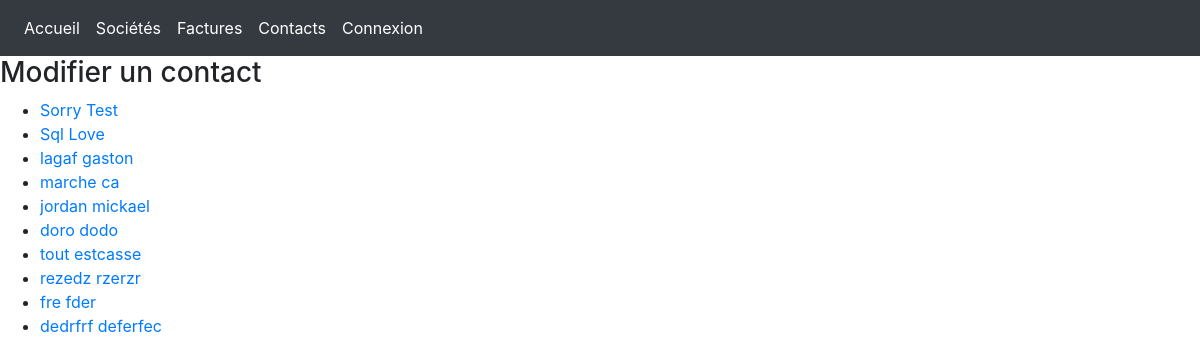
/modifcontact.php, run on the app's committed database.
### tables this page shows
CREATE TABLE `remi_contact` (
  `id` int(11) NOT NULL,
  `name` varchar(20) NOT NULL,
  `first_name` varchar(20) NOT NULL,
  `n_tel` int(10) NOT NULL,
  `mail` varchar(30) NOT NULL,
  `name_societe` varchar(20) NOT NULL
);

### modifcontact.php (the view, shortened to what this page needs)
<?php require 'header.php';
try
{
$bdd = new PDO('mysql:host=webtech.one.mysql;dbname=webtech_one_becode;charset=utf8','*','*');
}
catch(Exception $bdd)
{
  die('Erreur : '.$bdd->getMessage());
}
$req = $bdd->query('SELECT * FROM remi_contact');
?>
<h3>Modifier un contact</h3>
  <ul>
    <?php
      while ($donnees = $req->fetch()){?>
        <li><a href="modifcontact.php?id=<?= $donnees['id'];?>&name=<?= $donnees['name'];?>&first_name=<?= $donnees['first_name'];?>"><?= $donnees['name'].' '.$donnees['first_name'];?></a>
        </li>
    <?php
    }
    ?>
</ul>

### data on the page
remi_contact: name "Sorry", first_name "Test"
remi_contact: name "Sql", first_name "Love"
remi_contact: name "lagaf", first_name "gaston"
remi_contact: name "marche", first_name "ca"
remi_contact: name "jordan", first_name "mickael"
remi_contact: name "doro", first_name "dodo"
remi_contact: name "tout", first_name "estcasse"
remi_contact: name "rezedz", first_name "rzerzr"
remi_contact: name "fre", first_name "fder"
remi_contact: name "dedrfrf", first_name "deferfec"
